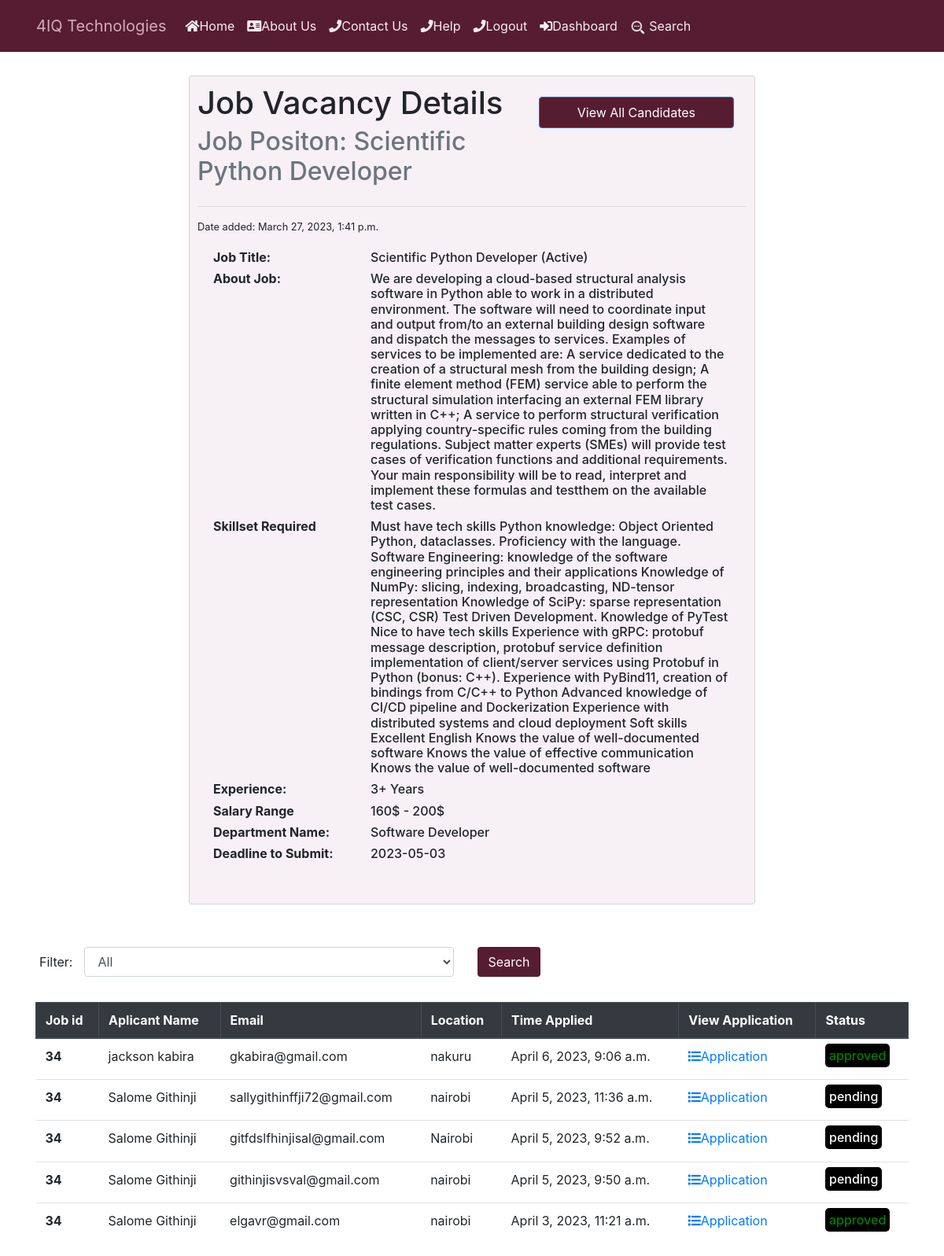
Page /users/job/34/ (signed in) on the committed database.
### job/models.py (models this page shows, shortened)
class Job(models.Model):
    COMPUTER_SUPPORT_SPECIALIST = 'Computer Support Specialist'
    HARDWARE_ENGINEER = 'Hardware Engineer'
    COMPUTER_SYSTEM_ANALYST = 'Computer System Analyst'
    SOFTWARE_DEVELOPER = 'Software Developer'
    PROGRAMMER = 'Programmer'
    WEB_DEVELOPER = 'Web Developer'
    NETWORK_ENGINEER = 'Network Engineer'
    SOFTWARE_TESTER = 'Software Tester'
    FRONTEND_DEVELOPER = "Frontend Developer"
    BACKEND_DEVELOPER = "Backend Developer"
    CHOICES_SIZE =   ( (COMPUTER_SUPPORT_SPECIALIST ,'COMPUTER_SUPPORT_SPECIALIST'),
    ( HARDWARE_ENGINEER ,'HARDWARE_ENGINEER'),
    ( COMPUTER_SYSTEM_ANALYST, 'COMPUTER_SYSTEM_ANALYST' ),
    ( SOFTWARE_DEVELOPER, 'SOFTWARE_DEVELOPER'),
    ( PROGRAMMER , 'PROGRAMMER'),
    ( WEB_DEVELOPER,'WEB_DEVELOPER'),
    ( NETWORK_ENGINEER,'NETWORK_ENGINEER'),
    ( SOFTWARE_TESTER,'SOFTWARE_TESTER'),
    (FRONTEND_DEVELOPER,"FRONTEND_DEVELOPER"),
    (BACKEND_DEVELOPER,"BACKEND_DEVELOPER")
    )
    ACTIVE = 'active'
    EMPLOYED = 'employed'
    ARCHIVED = 'archived'
    CHOICES_STATUS = (
        (EMPLOYED,'Employed'),
        (ACTIVE,'Active' ),
        (ARCHIVED,'Archived' )
     )
    title = models.CharField(max_length=200)
    created_at = models.DateTimeField(auto_now_add=True)
    skillset_required = models.TextField(null=True)
    about_job= models.TextField(blank=True, null=True)
    image = models.ImageField(upload_to="covers/",null=True,blank=True)
    experience = models.CharField(max_length=100,null=True)
    salary = models.CharField(max_length=50,null=True)
    deadline = models.CharField(max_length=50,null=True)
    department_name = models.CharField( max_length=30,choices=CHOICES_SIZE)
    created_by = models.ForeignKey(User,
                                   related_name="jobs",
                                   on_delete=models.CASCADE)
    status = models.CharField(max_length=20,choices=CHOICES_STATUS,default='active')
    class Meta:
        ordering = ['-created_at']

class Application(models.Model):
    APPROVED = 'approved'
    PENDING = 'pending'
    DECLINED = 'declined'
    CHOICES_STATUS = (
        (APPROVED,'Approved'),
        (PENDING,'Pending' ),
        (DECLINED,'Declined' )
     )
    job = models.ForeignKey(Job,
                            related_name='applications',
                             on_delete=models.CASCADE)
    first_name = models.CharField(max_length=200, null=True, blank=True)
    last_name = models.CharField(max_length=200, null=True, blank=True)
    date_of_birth = models.CharField(max_length=20, blank=True, null=True)
    gender = models.CharField(max_length=1,
                              choices=GENDER,
                              blank=False,
                              null=True)
    email = models.EmailField(max_length=70, blank=True, unique=True)
    location = models.CharField(
        max_length=104,
        null=True
    )
    mobile = models.IntegerField(null=True, blank=True)
    education   = models.CharField( max_length=2553, null=True, blank=True)
    content = models.TextField()
    experience = models.TextField()
    resume  = models.FileField( upload_to="resumes/", null=True, blank=True)
    created_at = models.DateTimeField(auto_now_add=True,null=False)
    status = models.CharField(max_length=20,choices=CHOICES_STATUS,default='pending')
    created_by = models.ForeignKey(User,
                                   related_name="applications",
                                   on_delete=models.CASCADE)
    class Meta:
        ordering = ['-created_at']

### users/views.py (the view)
# urls.py: path("job/<int:job_id>/", views.view_dashboard_job, name="view_dashboard_job"),
@login_required
def view_dashboard_job(request, job_id):
   job = get_object_or_404(Job, pk=job_id, created_by=request.user)
   return render (request,'view_dashboard_job.html',{'job': job})

### notification/context_processors.py (called while the page is built)
def notifications(request):
    if request.user.is_authenticated:
        return {
            'notificactions': request.user.notifications.filter(is_read=False)
        }
    else:
        return {'notifications': []}

### users/templates/view_dashboard_job.html (shortened to what this page needs)
{% include 'header.html' %}
<div
  style="margin: 30px; padding: 10px; background-color: #f7f0f5; width: 60%"
  class="card mx-auto"
>
  <div style="display: flex; justify-content: space-between">
    <div>
      <h1 class="card-title">Job Vacancy Details</h1>
      <h2 class="card-subtitle mb-2 text-muted">
        Job Positon: {{ job.title }}
      </h2>
    </div>
    <input
      type="submit"
      value="View All Candidates"
      class="m-3 px-5 btn btn-primary"
      style="background-color: #561c32; height: 40px; position: static"
      id="scroll-down-button"
    />
  </div>
  <hr />
  <small> Date added: {{job.created_at}}</small>
  <div class="card-body">
    <div style="display: flex">
      <h6 style="min-width: 200px; font-weight: bold">Job Title:</h6>
      <h6>{{job.title}} ({{job.get_status_display}}) </h6>
    </div>
    <div style="display: flex">
      <h6 style="min-width: 200px; font-weight: bold">About Job:</h6>
      <h6>{{job.about_job}}</h6>
    </div>
    <div style="display: flex">
      <h6 style="min-width: 200px; font-weight: bold">Skillset Required</h6>
      <h6>{{job.skillset_required}}</h6>
    </div>
    <div style="display: flex">
      <h6 style="min-width: 200px; font-weight: bold">Experience:</h6>
      <h6>{{job.experience}}</h6>
    </div>
    <div style="display: flex">
      <h6 style="min-width: 200px; font-weight: bold">Salary Range</h6>
      <h6>{{job.salary}}</h6>
    </div>
    <div style="display: flex">
      <h6 style="min-width: 200px; font-weight: bold">Department Name:</h6>
      <h6>{{job.department_name}}</h6>
    </div>
    <div style="display: flex">
      <h6 style="min-width: 200px; font-weight: bold">Deadline to Submit:</h6>
      <h6>{{job.deadline}}</h6>
    </div>
  </div>
</div>
<form method="get" action="{% url 'job:search_jobs'%}">
  <div class="form-group column">
    <br>
    <div style="display: flex;">
      <label for="status" class="col-sm-0 col-form-label" style="margin-left: 50px; ;">Filter:</label>
      <div class="col-sm-5">
        <select class="form-control" id="status" name="status">
          <option value="">All</option>
        </select>
      </div>
      <div class="form-group column">
        <div class="col-sm-12">
          <button type="submit" class="btn " style="background-color:#561c32;color:white">Search</button>
        </div>
      </div>
    </div>
  </div>
</form>
<div class="container">
  <table class="table">
    <thead class="thead-dark table-striped table-bordered">
      <tr>
        <th scope="col">Job id</th>
        <th scope="col">Aplicant Name</th>
        <th scope="col">Email</th>
        <th scope="col">Location</th>
        <th scope="col">Time Applied</th>
        <th scope="col">View Application</th>
        <th scope="col">Status</th>
      </tr>
    </thead>
    <tbody>
      {% for application in job.applications.all %}
      <tr>
        <th>{{ job.id }}</th>
        <td>{{application.first_name}} {{application.last_name}}</td>
        <td>{{application.email}}</td>
        <td>{{application.location}}</td>
        <td>{{application.created_at}}</td>
        <td>
          <a href="{% url 'view_application' application.id %}"
            ><i class="fas fa-list"></i>Application</a
          >
        </td>
          <td>
            {%if application.status == 'pending'%}
            <h6> <span style="color: white; border-radius: 5px; padding: 5px; background-color: black">{{application.status}}</span> </h6>
            {%elif application.status == 'approved'%}
            <h6> <span style="color: green; border-radius: 5px; padding: 5px; background-color: black">{{application.status}}</span> </h6>
            {%elif application.status == 'declined'%}
            <h6> <span style="color: red; border-radius: 5px; padding: 5px; background-color: black">{{application.status}}</span> </h6>
            {%endif%}
          </td>
      </tr>
      {% empty %}
      <p>No user applied for this job</p>
      {% endfor %}
    </tbody>
  </table>
</div>

### rows in the picture
Job: title "Scientific Python Developer", created_at "March 27, 2023, 1:41 p.m.", status "Active", about_job "We are developing a cloud-based structural analysis software in Python able to work in a distributed environment. The software will need to coordinate input and output from/to an external building design software and dispatch the messages to services. Examples of services to be implemented are: A service dedicated to the creation of a structural mesh from the building design; A finite element method (FEM) service able to perform the structural simulation interfacing an external FEM library written in C++; A service to perform structural verification applying country-specific rules coming from the building regulations. Subject matter experts (SMEs) will provide test cases of verification…", skillset_required "Must have tech skills Python knowledge: Object Oriented Python, dataclasses. Proficiency with the language. Software Engineering: knowledge of the software engineering principles and their applications Knowledge of NumPy: slicing, indexing, broadcasting, ND-tensor representation Knowledge of SciPy: sparse representation (CSC, CSR) Test Driven Development. Knowledge of PyTest Nice to have tech skills Experience with gRPC: protobuf message description, protobuf service definition implementation of client/server services using Protobuf in Python (bonus: C++). Experience with PyBind11, creation of bindings from C/C++ to Python Advanced knowledge of CI/CD pipeline and Dockerization Experience…", experience "3+ Years", salary "160$ - 200$", department_name "Software Developer", deadline "2023-05-03", id "34"
Application: first_name "jackson", last_name "kabira", email "gkabira@gmail.com", location "nakuru", created_at "April 6, 2023, 9:06 a.m.", status "approved"
Application: first_name "Salome", last_name "Githinji", email "sallygithinffji72@gmail.com", location "nairobi", created_at "April 5, 2023, 11:36 a.m.", status "pending"
Application: first_name "Salome", last_name "Githinji", email "gitfdslfhinjisal@gmail.com", location "Nairobi", created_at "April 5, 2023, 9:52 a.m.", status "pending"
Application: first_name "Salome", last_name "Githinji", email "githinjisvsval@gmail.com", location "nairobi", created_at "April 5, 2023, 9:50 a.m.", status "pending"
Application: first_name "Salome", last_name "Githinji", email "elgavr@gmail.com", location "nairobi", created_at "April 3, 2023, 11:21 a.m.", status "approved"
